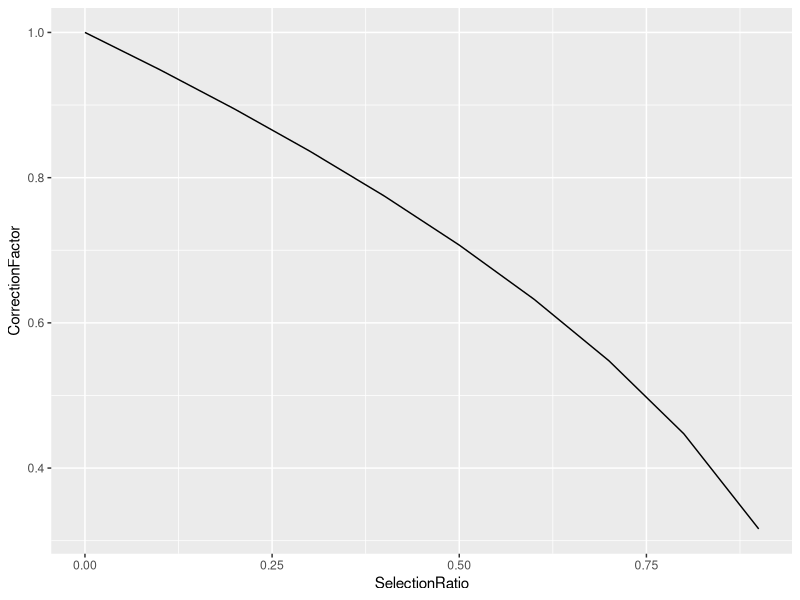

This chart was generated by the following R code:
## ---- chunk 1
knitr::opts_chunk$set(echo = TRUE)
## ---- chunk 2
# Empty vector for SR correction factors
SR_Vec <- c()
# Vector for the examined selection ratios
# Ratios between 0% and 90% with a setp size of 10%-points 
SelectionRatios <- seq(0, 0.9, 0.1)

# Start loop
for (CurrentSelectionRatio in SelectionRatios) {
  SR_Vec <- c(SR_Vec, sqrt(1-CurrentSelectionRatio))
}

# Arrange selection ratios and correction factors into a unified data frame
SR_Data <- data.frame(SelectionRatio=SelectionRatios,
                      CorrectionFactor=SR_Vec)

# Plot on a line chart with 'ggplot2'
library(ggplot2)
ggplot(SR_Data, aes(x=SelectionRatio, y=CorrectionFactor)) + geom_line()
## ---- chunk 3
library(readxl)
HH <- read_excel("Households_Income.xlsx")
str(HH)
## ---- chunk 4
N <- 4111240
n <- nrow(HH)

sample_mean <- mean(HH$Income)
s <- sd(HH$Income)

alpha <- 1-0.99
k_z <- qnorm(1-alpha/2)

SE_SR <- s/sqrt(n)*sqrt(1-n/N)

# conf interval
c(sample_mean - k_z*SE_SR, sample_mean + k_z*SE_SR)
## ---- chunk 5
SE_IID <- s/sqrt(n)

# conf interval
c(sample_mean - k_z*SE_IID, sample_mean + k_z*SE_IID)
## ---- chunk 6
HH$isBP <- ifelse(HH$Settlement=="Budapest", 1, 0)
mean(HH$isBP)
## ---- chunk 7
sample_prop <- mean(HH$isBP)

SE_Prop_SR <- sqrt(sample_prop*(1-sample_prop)/n)*sqrt(1-n/N)

# conf interval
c(sample_prop - k_z*SE_Prop_SR, sample_prop + k_z*SE_Prop_SR)
## ---- chunk 8
N <- 4111240
n <- nrow(HH)

sample_mean <- mean(HH$Income)
s <- sd(HH$Income)

alpha <- 1-0.99
k_z <- qnorm(1-alpha/2)

SE_SR <- s/sqrt(n)*sqrt(1-n/N)

# conf interval
c(sample_mean - k_z*SE_SR, sample_mean + k_z*SE_SR)
## ---- chunk 9
helper_table <- aggregate(Income ~ Settlement, data = HH, FUN = mean)
helper_table$sd <- aggregate(Income ~ Settlement, data = HH, FUN = sd)[,2]
helper_table$sample_size <- table(HH$Settlement)
helper_table
## ---- chunk 10
helper_table$pop_size <- round(helper_table$sample_size/n * N, 0)
helper_table
## ---- chunk 11
within_sd <- sqrt(sum((helper_table$sample_size-1)*helper_table$sd^2)/(n-1))
within_sd
## ---- chunk 12
SE_PS = within_sd/sqrt(n) * sqrt(1-n/N)
c(SE_SR, SE_PS)
SE_PS-SE_SR
## ---- chunk 13
c(sample_mean - k_z*SE_PS, sample_mean + k_z*SE_PS)
## ---- chunk 14
round((1-within_sd^2/s^2) * 100, 2)
## ---- chunk 15
round((SE_PS^2/SE_SR^2 - 1) * 100, 2)
## ---- chunk 16
(SE_PS^2/SE_SR^2)
within_sd^2/s^2
## ---- chunk 17
(SE_PS/SE_SR)
within_sd/s
